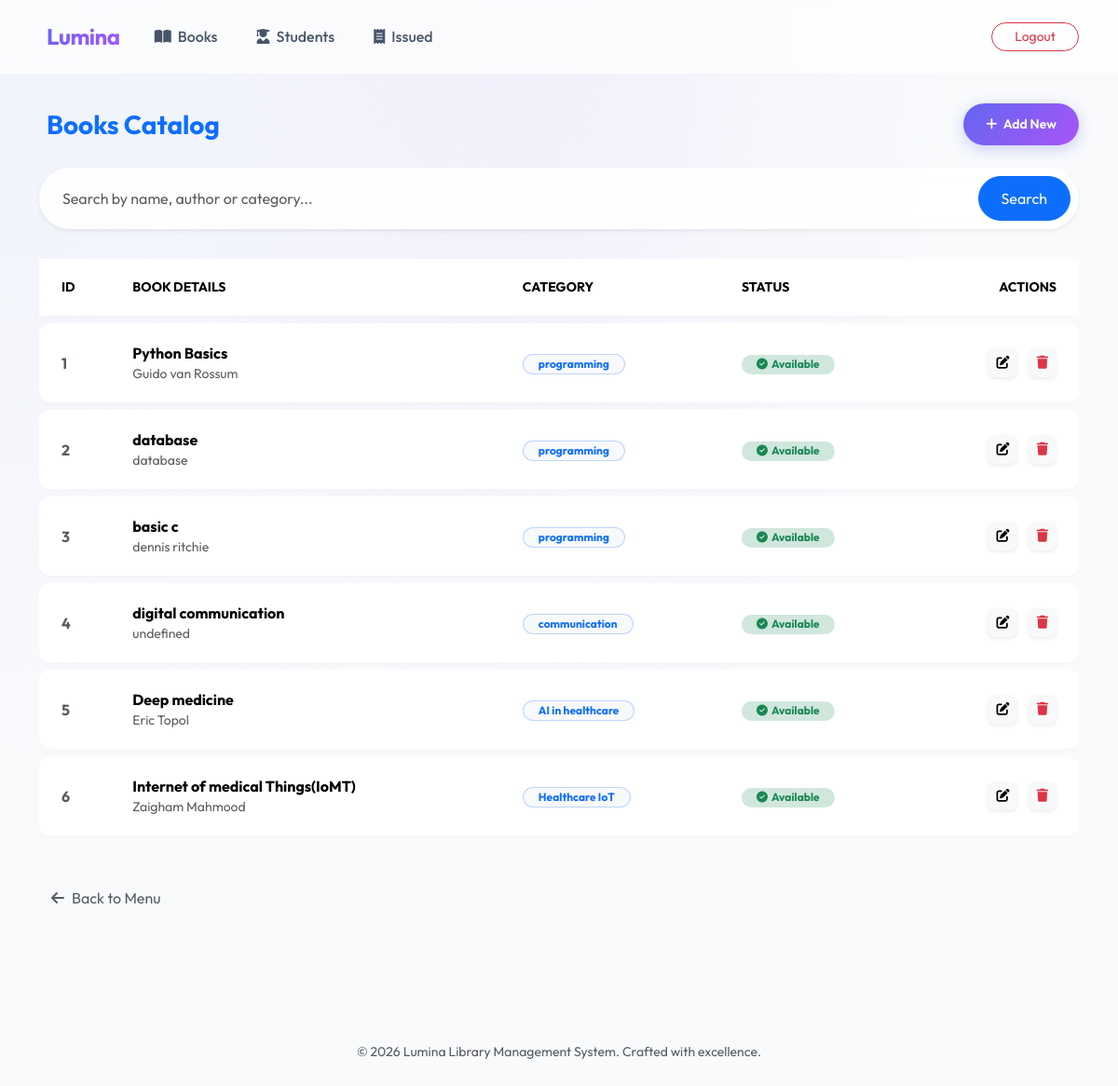
The app's page /view_books (signed in) with its own data.
### tables this page shows
CREATE TABLE books (
    bookid INTEGER PRIMARY KEY AUTOINCREMENT,
    name TEXT,
    author TEXT,
    category TEXT
);

### app.py (the view)
@app.route("/view_books")
def view_books():
    if not login_required():
        return redirect("/login")
    search = request.args.get("q", "")
    db = connect_db()
    query = """
        SELECT b.*,
               CASE WHEN i.id IS NOT NULL THEN 'Issued' ELSE 'Available' END as status
        FROM books b
        LEFT JOIN issued_books i ON b.bookid = i.bookid AND i.return_date IS NULL
    """
    if search:
        query += " WHERE b.name LIKE ? OR b.author LIKE ? OR b.category LIKE ?"
        query += " ORDER BY b.bookid"
        books = db.execute(query, (f"%{search}%", f"%{search}%", f"%{search}%")).fetchall()
    else:
        query += " ORDER BY b.bookid"
        books = db.execute(query).fetchall()
    db.close()
    return render_template("view.html", books=books, search_query=search)

### app.py (called while the page is built)
def connect_db():
    db_path = os.path.join(app.root_path, "library.db")
    conn = sqlite3.connect(db_path)
    conn.row_factory = sqlite3.Row
    return conn

def login_required():
    return "admin" in session

### templates/view.html (shortened to what this page needs)
{% extends "base.html" %}
{% block content %}
<div class="mb-5">
    {% if books %}
    <div class="d-flex justify-content-between align-items-center mb-4">
        <h3 class="fw-bold mb-0 text-primary">Books Catalog</h3>
        <a href="/add_book" class="btn btn-premium btn-sm rounded-pill px-4">
            <i class="fa-solid fa-plus me-1"></i> Add New
        </a>
    </div>
    <form action="/view_books" method="GET" class="mb-4">
        <div class="glass-card p-2 d-flex shadow-sm rounded-pill overflow-hidden">
            <input type="text" name="q" class="form-control border-0 bg-transparent flex-grow-1"
                placeholder="Search by name, author or category..." value="{{ search_query }}">
            <button type="submit" class="btn btn-primary rounded-pill px-4">Search</button>
        </div>
    </form>
    <div class="table-responsive">
        <table class="table align-middle">
            <thead class="text-muted small text-uppercase fw-bold">
                <tr>
                    <th class="ps-4">ID</th>
                    <th>Book Details</th>
                    <th>Category</th>
                    <th>Status</th>
                    <th class="text-end pe-4">Actions</th>
                </tr>
            </thead>
            <tbody>
                {% for b in books %}
                <tr data-aos="fade-up" data-aos-delay="{{ loop.index0 * 50 }}">
                    <td class="ps-4 fw-bold text-muted">{{ b.bookid }}</td>
                    <td>
                        <div class="fw-bold">{{ b.name }}</div>
                        <div class="small text-muted">{{ b.author }}</div>
                    </td>
                    <td><span
                            class="badge bg-light text-primary border border-primary border-opacity-25 px-3 rounded-pill">{{
                            b.category }}</span></td>
                    <td>
                        {% if b.status == 'Available' %}
                        <span class="badge bg-success-subtle text-success px-3 rounded-pill"><i
                                class="fa-solid fa-circle-check me-1"></i>Available</span>
                        {% else %}
                        <span class="badge bg-danger-subtle text-danger px-3 rounded-pill"><i
                                class="fa-solid fa-circle-minus me-1"></i>Issued</span>
                        {% endif %}
                    </td>
                    <td class="text-end pe-4">
                        <a href="/update_book/{{ b.bookid }}" class="btn btn-light btn-sm rounded-3 shadow-sm me-2"><i
                                class="fa-solid fa-pen-to-square"></i></a>
                        <a href="/delete_book/{{ b.bookid }}"
                            class="btn btn-light text-danger btn-sm rounded-3 shadow-sm"
                            onclick="return confirm('Delete this book?')"><i class="fa-solid fa-trash"></i></a>
                    </td>
                </tr>
                {% endfor %}
            </tbody>
        </table>
    </div>
    <div class="mt-4">
        <a href="/books" class="btn btn-link text-muted text-decoration-none"><i
                class="fa-solid fa-arrow-left me-2"></i>Back to Menu</a>
    </div>
    {% endif %}
</div>
{% endblock %}

### templates/base.html (style rules this page uses)
:root { --primary-gradient: linear-gradient(135deg, #6366f1 0%, #a855f7 100%); --glass-bg: rgba(255, 255, 255, 0.85); --dark-surface: #1e1b4b; --accent: #f43f5e; --text-main: #334155; --bg-body: #f8fafc; }
body { font-family: 'Outfit', sans-serif; background-color: var(--bg-body); color: var(--text-main); overflow-x: hidden; background-image: radial-gradient(at 0% 0%, rgba(99, 102, 241, 0.05) 0, transparent 50%), radial-gradient(at 50% 0%, rgba(168, 85, 247, 0.05) 0, transparent 50%); min-height: 100vh; }
.glass-card { background: var(--glass-bg); backdrop-filter: blur(12px); border: 1px solid rgba(255, 255, 255, 0.5); border-radius: 20px; box-shadow: 0 10px 30px -5px rgba(0, 0, 0, 0.05); transition: transform 0.3s cubic-bezier(0.34, 1.56, 0.64, 1); }
.btn-premium { background: var(--primary-gradient); color: white; border: none; padding: 0.75rem 1.5rem; border-radius: 12px; font-weight: 600; transition: all 0.3s ease; box-shadow: 0 4px 15px rgba(99, 102, 241, 0.3); }
.table { border-collapse: separate; border-spacing: 0 8px; }
.table tr { background: white; border-radius: 12px; box-shadow: 0 2px 5px rgba(0, 0, 0, 0.02); }
.table td, .table th { padding: 1.25rem 1rem; border: none !important; }
.table tr td:first-child { border-radius: 12px 0 0 12px; }
.table tr td:last-child { border-radius: 0 12px 12px 0; }
.form-control { border-radius: 12px; padding: 0.75rem 1rem; border: 1px solid #e2e8f0; background: #f8fafc; }

### records on screen
books: bookid "1", name "Python Basics", author "Guido van Rossum", category "programming"
books: bookid "2", name "database", author "database", category "programming"
books: bookid "3", name "basic c", author "dennis ritchie", category "programming"
books: bookid "4", name "digital communication", author "undefined", category "communication"
books: bookid "5", name "Deep medicine", author "Eric Topol", category "AI in healthcare"
books: bookid "6", name "Internet of medical Things(IoMT)", author "Zaigham Mahmood", category "Healthcare IoT"
